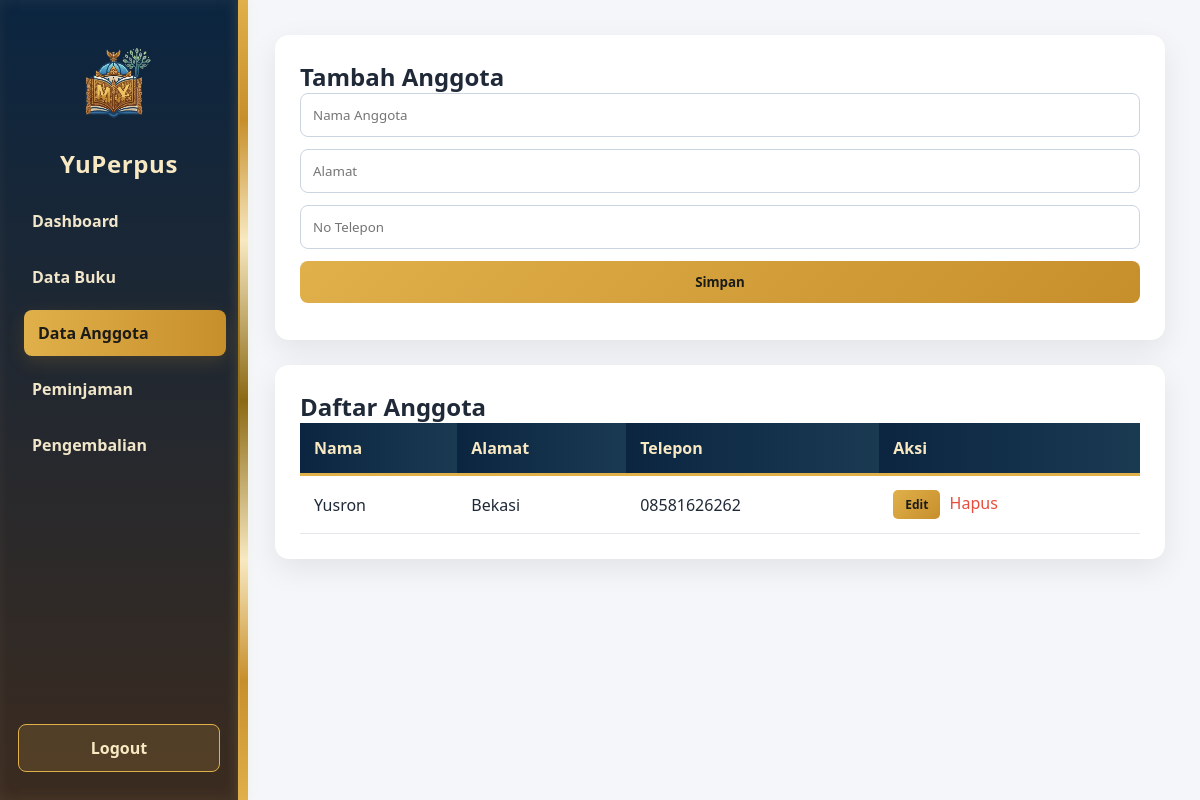
Screenshot of /anggota.php (signed in) with the database file from the repository.
### tables this page shows
CREATE TABLE `anggota` (
  `id` int(11) NOT NULL,
  `nama` varchar(100) DEFAULT NULL,
  `alamat` text DEFAULT NULL,
  `telp` varchar(20) DEFAULT NULL
);

### anggota.php (the view, shortened to what this page needs)
<?php
include 'koneksi.php';
?>
<!DOCTYPE html>
<html>
<head>
    <link rel="stylesheet" href="assets/dashboard.css">
</head>
<body>
    <div class="container">
        <div class="sidebar">
            <img src="assets/logo.png" alt="Library Logo" class="sidebar-logo">
            <h2>YuPerpus</h2>
            <a href="dashboard.php">Dashboard</a>
            <a href="buku.php">Data Buku</a>
            <a href="anggota.php" class="active">Data Anggota</a>
            <a href="pinjam.php">Peminjaman</a>
            <a href="kembali.php">Pengembalian</a>
            <a href="logout.php">Logout</a>
        </div>
        <div class="content normal-bg">
            <div class="card form-card">
                <h2>Tambah Anggota</h2>
                <form method="post">
                    <input type="text" name="nama" placeholder="Nama Anggota" autocomplete="off" required>
                    <input type="text" name="alamat" placeholder="Alamat" autocomplete="off" required>
                    <input type="text" name="telp" placeholder="No Telepon" autocomplete="off" required>
                    <button name="simpan">Simpan</button>
                </form>
            </div>
            <div class="card table-card">
                <h2>Daftar Anggota</h2>
                <table>
                    <tr>
                        <th>Nama</th>
                        <th>Alamat</th>
                        <th>Telepon</th>
                        <th>Aksi</th>
                    </tr>
                    <?php
                    $q = mysqli_query($koneksi, "SELECT * FROM anggota");
                    while ($d = mysqli_fetch_array($q)) {
                        $id_anggota = isset($d['id_anggota']) ? $d['id_anggota'] : (isset($d['id']) ? $d['id'] : '');
                        echo "<tr>
<td>$d[nama]</td>
<td>$d[alamat]</td>
<td>$d[telp]</td>
<td>
    <button class='btn-edit' onclick=\"editAnggota('$id_anggota', '" . addslashes($d['nama']) . "', '" . addslashes($d['alamat']) . "', '$d[telp]')\">Edit</button>
    <a href='anggota.php?delete=$id_anggota' onclick=\"return confirm('Yakin ingin menghapus anggota ini?')\" style='color: #e74c3c; text-decoration: none; margin-left:5px;'>Hapus</a>
</td>
</tr>";
                    }
                    ?>
                </table>
            </div>
        </div>
    </div>
</body>
</html>

### assets/dashboard.css (style rules this page uses)
* { margin: 0; padding: 0; box-sizing: border-box; font-family: 'Segoe UI', sans-serif; }
body { background: #f4f6f9; color: #1f2937; }
.container { display: flex; min-height: 100vh; }
.sidebar { width: 240px; background: linear-gradient(180deg,#0b2540 0%, #3b2b1f 100%); padding: 28px 18px; position: fixed; top: 0; left: 0; height: 100vh; animation: slideIn 0.6s ease; box-shadow: 3px 0 20px rgba(0,0,0,0.35), inset -2px 0 15px rgba(248,233,194,0.08); border-right: 2px solid; border-image: linear-gradient(180deg, #e0b04b, #c78f2b, #8b6914, #c78f2b, #e0b04b) 1; display: flex; flex-direction: column; }
.sidebar h2 { color: #f8e9c2; text-align: center; margin-bottom: 18px; font-weight: 700; letter-spacing: 0.6px; }
.sidebar-logo { display: block; margin: 12px auto; width: 150px; max-width: 90%; height: auto; border-radius: 8px; background: transparent; padding: 0; object-fit: contain; }
@media (min-width: 900px) { .sidebar-logo { width: 200px; } }
.sidebar a { display: block; color: #f1e6c9; text-decoration: none; padding: 12px 14px; border-radius: 8px; margin-bottom: 10px; transition: all 0.25s ease; font-weight: 600; }
.sidebar a.active { background: linear-gradient(90deg,#e0b04b, #c78f2b); color: #1b1b18; box-shadow: 0 6px 18px rgba(199,143,43,0.18); transform: translateX(6px); }
.sidebar a:last-child { margin-top: auto; margin-bottom: 0; background: rgba(224, 176, 75, 0.15); border: 1px solid #e0b04b; border-radius: 8px; padding: 12px 14px; color: #f8e9c2; text-align: center; transition: all 0.25s ease; }
.content { margin-left: 240px; padding: 35px; width: calc(100% - 240px); position: relative; background: #f4f6f9; }
.content::before { content: ""; position: absolute; left: 0; top: 0; width: 8px; height: 100%; background: linear-gradient(180deg, #e0b04b 0%, #c78f2b 15%, #f8e9c2 30%, #8b6914 50%, #f8e9c2 70%, #c78f2b 85%, #e0b04b 100%); box-shadow: -2px 0 12px rgba(224, 176, 75, 0.15); pointer-events: none; }
.card { background: white; padding: 25px; border-radius: 14px; margin-bottom: 25px; box-shadow: 0 10px 30px rgba(0,0,0,0.08); animation: fadeUp 0.6s ease; }
.fade-in { animation: fadeSlide 0.6s ease forwards; }
.table-card table { width: 100%; border-collapse: collapse; }
.table-card th { background: linear-gradient(90deg, #0b2540, #1a3a52); color: #f8e9c2; padding: 14px; text-align: left; border-bottom: 3px solid #e0b04b; }
.table-card td { padding: 14px; border-bottom: 1px solid #e5e7eb; }
.form-card input, .form-card select, .form-card button { width: 100%; padding: 12px; margin-bottom: 12px; border-radius: 8px; border: 1px solid #cbd5e1; }
.form-card button { background: linear-gradient(135deg, #e0b04b, #c78f2b); color: #1b1b18; border: none; cursor: pointer; transition: 0.3s; font-weight: 600; }
.btn-edit { background: linear-gradient(135deg, #e0b04b, #c78f2b); color: #1b1b18; border: none; padding: 6px 12px; border-radius: 5px; cursor: pointer; font-weight: bold; font-size: 12px; transition: 0.3s; }

### rows the page displays
anggota: nama "Yusron", alamat "Bekasi", telp "08581626262"
